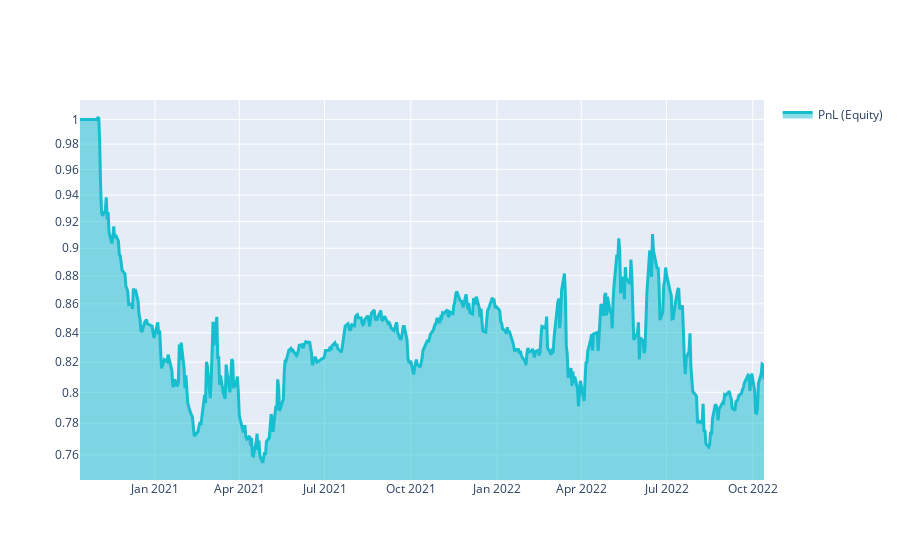

Here is the notebook cell this chart was saved with:
### Markdown cell above
# Q18 Quick Start

This template shows you the basic steps for taking part to the **Q18 NASDAQ-100 Stock Long-Short contest**.

### Code cell
import xarray as xr
import pandas as pd
import qnt.ta as qnta
import qnt.data as qndata
import qnt.output as qnout
import qnt.stats as qns

data = qndata.stocks.load_ndx_data(min_date="2020-10-13")

close     = data.sel(field="close")
is_liquid = data.sel(field="is_liquid")
sma_slow  = qnta.sma(close, 150)
sma_fast  = qnta.sma(close, 30)
weights   = xr.where(sma_slow < sma_fast, 1, -1)
weights   = weights * is_liquid

weights = qnout.clean(weights, data, "stocks_nasdaq100")

# calc stats
stats = qns.calc_stat(data, weights.sel(time=slice("2020-10-13", None)))
display(stats.to_pandas().tail())

# graph
performance = stats.to_pandas()["equity"]
import qnt.graph as qngraph

qngraph.make_plot_filled(performance.index, performance, name="PnL (Equity)", type="log")

### Figure 1 — Plotly figure (JSON) as saved in the notebook; plotly's stock layout.template omitted (floating-point values rounded to 4 significant figures; data arrays with more than 128 entries replaced by an {"elided": "..."} marker saying what was removed)
{"data": [{"fill": "tonexty", "line": {"color": "#17BECF", "width": 3}, "name": "PnL (Equity)", "type": "scatter", "x": {"elided": "505 str values"}, "y": {"elided": "505 float values"}}], "layout": {"showlegend": true, "yaxis": {"range": [-0.1281, 0.006897], "type": "log"}}}
